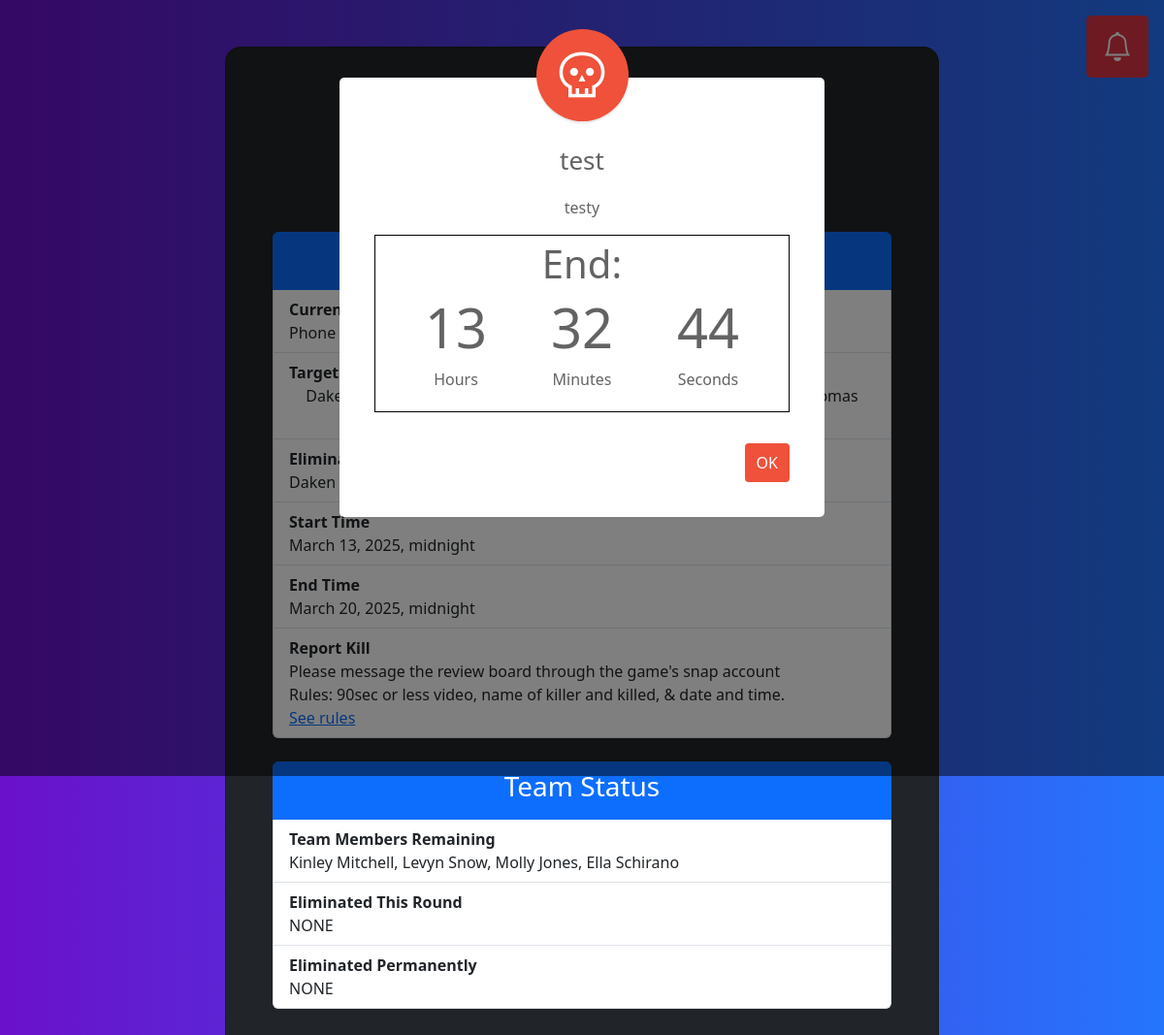
The page /home/7FX3Q4MK on the database its author committed.
### assignments/models.py (models this page shows, shortened)
class Team(models.Model):
    id = models.IntegerField(default=0, primary_key=True)
    name = models.CharField(max_length=200)
    eliminated = models.BooleanField(default=False)
    eliminated_date=models.DateField(null=True, blank=True)
    def generate_viewing_code() -> str:
        return ''.join(random.choices(string.ascii_uppercase + string.digits, k=8))
    viewing_code = models.CharField(max_length=8, default=generate_viewing_code, unique=True)

class Participant(models.Model):
    name = models.CharField(max_length=200)
    team = models.ForeignKey(Team, on_delete=models.CASCADE, related_name="participants")
    round_eliminated = models.BooleanField(default=False)
    eliminated_permanently = models.BooleanField(default=False)
    def is_eliminated(self):
        return self.round_eliminated or self.eliminated_permanently

class Round(models.Model):
    index = models.IntegerField(default=0)
    start_date = models.DateTimeField("Date Round Starts")
    end_date = models.DateTimeField("Date Round Ends")
    completed = models.BooleanField(default=False)

class RuleSuspension(models.Model):
    type = models.CharField(max_length=100)
    rules_suspended = models.TextField()
    notification_time = models.DateTimeField()
    start_time = models.DateTimeField()
    end_time = models.DateTimeField()

### assignments/views.py (the view)
# urls.py: 2. Add a URL to urlpatterns:  path('', views.home, name='home')
def home(request, team_code):
	try:
		team = Team.objects.get(viewing_code=team_code)
		current_round = getCurRound()
		current_round_index = current_round.index
	except (KeyError, Team.DoesNotExist):
		return HttpResponseRedirect(reverse("assignments:login"))
	except (AttributeError):
		dneTemplate = loader.get_template("assignments/roundDNE.html")
		nextRound = Round.objects.all().order_by('start_date').first()
		return HttpResponse(dneTemplate.render({'nextRound': nextRound}, request))
	cur_round_targets = Target.objects.filter(round = current_round).filter(prosecuting_team = team)
	if len(cur_round_targets) != 1:
		print(f"Invalid number of targets!! Currently has {cur_round_targets}")
	cur_target = cur_round_targets[0]
	target_participant_objs = Participant.objects.filter(team=cur_target.target_team).filter(eliminated_permanently=False)
	target_participants = convertQueryToNameList(target_participant_objs)
	eliminated_targets = target_participant_objs.filter(round_eliminated=True)
	elimed_targets = convertQueryToNameList(eliminated_targets)
	remainingMembersObjs = Participant.objects.filter(team=team).filter(round_eliminated=False).filter(eliminated_permanently=False)
	remainingMembers = convertQueryToNameList(remainingMembersObjs)
	roundElimedMembersObjs = Participant.objects.filter(team=team).filter(round_eliminated=True).filter(eliminated_permanently=False)
	roundElimedTeam = convertQueryToNameList(roundElimedMembersObjs)
	permElimedObjs = Participant.objects.filter(team=team).filter(eliminated_permanently=True)
	permElimedTeam = convertQueryToNameList(permElimedObjs)
	notifications = list()
	kills = Kill.objects.filter(target=cur_target)
	for kill in kills:
		timedelta = kill.date - timezone.now().date()
		if timedelta.days <= 7:
			notifications.append({
				"header": "New Kill",
				"body": f"{kill.eliminator.name} killed {kill.elimed_participant.name} on {kill.date.strftime('%B %d')}",
				"link": None
			})
	for issue in Issue.objects.filter(closed=False):
		notifications.append({
			"header": "New Vote",
			"body": f"{issue.label}. For: {issue.get_for_votes()}, against: {issue.get_against_votes()}, required to pass: {issue.get_majority()}",
			"link": f"/vote/{team_code}/{issue.id}"
		})
	ruleSuspension = getCurRuleSuspension()
	template = loader.get_template("assignments/home.html")
	context = {
		'team_code': team.viewing_code,
		'team_name': team.name,
		'current_round_index': current_round_index,
		'cur_round_start': current_round.start_date,
		'cur_round_end': current_round.end_date,
		'target_participants': ', '.join(target_participants),
		'elimed_targets':  ', '.join(elimed_targets),
		'target_name': cur_target.target_team.name,
		'notifications': notifications,
		'remaining_members': ', '.join(remainingMembers),
		'roundElimedTeam': ', '.join(roundElimedTeam),
		'permElimedTeam': ', '.join(permElimedTeam),
		'cur_target':cur_target,
		'rule_suspension': ruleSuspension
	}
	return HttpResponse(template.render(context, request))

### assignments/models.py (called while the page is built)
    def get_for_votes(self):
        votes = self.votes.filter(in_favor=True)
        count = 0
        for vote in votes:
            if self.team_vote and not vote.team.eliminated:
                count += 1
                continue
            elif not vote.participant.is_eliminated():
                count += 1
        return count

    def get_against_votes(self):
        votes = self.votes.filter(in_favor=False)
        count = 0
        for vote in votes:
            if self.team_vote and not vote.team.eliminated:
                count += 1
                continue
            if not vote.participant.is_eliminated():
                count += 1
        return count

    def get_majority(self):
        majority = 0
        if self.team_vote:
            majority = math.floor(len(Team.objects.filter(eliminated=False)) / 2)
        else:
            majority = math.floor(len(
                Participant.objects.filter(round_eliminated=False).filter(eliminated_permanently=False)
            ) / 2)
        return majority

### assignments/views.py (called while the page is built)
def getCurRound() -> Round:
	rounds = Round.objects.all()
	for round in rounds:
		if round.start_date <= timezone.now() and round.end_date > timezone.now():
			return round
	return None

def getCurRuleSuspension () -> RuleSuspension:
	ruleSuspensions = RuleSuspension.objects.all()
	print(ruleSuspensions)
	print(timezone.now())
	for r in ruleSuspensions:
		print(r.end_time > timezone.now(), r.end_time, timezone.now())
		if r.notification_time <= timezone.now() and r.end_time > timezone.now():
			return r
	return None

def convertQueryToNameList(query) -> list:
	out = list()
	for p in query:
		out.append(p.name)
	if len(out) == 0:
		out.append("NONE")
	return out

### assignments/templates/assignments/home.html (shortened to what this page needs)
<!DOCTYPE html>
<html>
    <head>
        {% load bootstrap5 %}
        {% bootstrap_css %}
        {% load static %}
    </head>
    <body style="background:black;">
      <section class="h-100 gradient-custom">
        <div class="container py-5 h-100">
          <div class="row d-flex justify-content-center align-items-center h-100">
            <div class="col-20 col-md-16 col-lg-10 col-xl-8">
              <div class="card bg-dark text-white" style="border-radius: 1rem;">
                <div class="card-body p-5 text-center">
                  <div class="mb-md-5 mt-md-4 pb-5">
                    <h2 class="fw-bold mb-2 text-uppercase text-lg-left">Welcome</h2>
                    <p class="text-white-50" style="margin-bottom: 3rem">Team: {{team_name}}</p>
                    <ul class="list-group">
                      <li class="list-group-item active">
                        <h3>Round {{current_round_index}}</h3>
                      </li>
                      <li class="list-group-item d-flex flex-column justify-content-between align-items-start">
                        <div class="fw-bold">Current Target Team</div>
                        {{target_name}}
                      </li>
                      <li class="list-group-item d-flex flex-column justify-content-between align-items-start">
                        <div class="fw-bold">Target Team Members</div>
                        {{target_participants}}
                      </li>
                      <li class="list-group-item d-flex flex-column justify-content-between align-items-start">
                        <div class="fw-bold">Eliminated</div>
                        {{elimed_targets}}
                      </li>
                      <li class="list-group-item d-flex flex-column justify-content-between align-items-start">
                        <div class="fw-bold">Start Time</div>
                        {{cur_round_start}}
                      </li>
                      <li class="list-group-item d-flex flex-column justify-content-between align-items-start">
                        <div class="fw-bold">End Time</div>
                        {{cur_round_end}}
                      </li>
                      <li class="list-group-item d-flex flex-column justify-content-between align-items-start">
                        <div class="fw-bold">Report Kill</div>
                        <div>Please message the review board through the game's snap account</div>
                        <div>Rules: 90sec or less video, name of killer and killed, & date and time.</div>
                        <a
                          href="https://docs.google.com/document/d/1oT0aCWM9ndnWauNS-hPh288OYx0aJeUS5GiKSXL4X8A/"
                          target="_blank"
                        >See rules</a>
                      </li>
                    </ul>
                    <ul class="list-group">
                      <li class="list-group-item active">
                        <h3>Team Status</h3>
                      </li>
                      <li class="list-group-item d-flex flex-column justify-content-between align-items-start">
                        <div class="fw-bold">Team Members Remaining</div>
                        {{remaining_members}}
                      </li>
                      <li class="list-group-item d-flex flex-column justify-content-between align-items-start">
                        <div class="fw-bold">Eliminated This Round</div>
                        {{roundElimedTeam}}
                      </li>
                      <li class="list-group-item d-flex flex-column justify-content-between align-items-start">
                        <div class="fw-bold">Eliminated Permanently</div>
                        {{permElimedTeam}}
                      </li>
                    </ul>
                </div>
              </div>
            </div>
          </div>
        </div>
      </section>
      <button
        class="notification-btn"
        id="notification_btn_id"
      >
      </button>
      <div id="purgeModel" class="modal hide fade " tabindex="-1">
        <div class="modal-dialog modal-confirm modal-md">
          <div class="modal-content d-flex justify-content-center">
            <div class="modal-header">
              <div class="icon-box">
                <i class="material-symbols-outlined">skull</i>
              </div>
              <h4 class="modal-title w-100">{{rule_suspension.type}}</h4>
            </div>
            <div class="modal-body">
              <p class="text-center">{{rule_suspension.rules_suspended}}</p>
              <div id="purge-end-countdown" style="display:none">
                <h1>End:</h1>
                <div id="purge-countdown-child">
                  <div class="col-3">
                    <h3 id="hours2" class="display-4">00</h3>
                    <p>Hours</p>
                  </div>
                  <div class="col-3">
                    <h3 id="minutes2" class="display-4">00</h3>
                    <p>Minutes</p>
                  </div>
                  <div class="col-3">
                    <h3 id="seconds2" class="display-4">00</h3>
                    <p>Seconds</p>
                  </div>
                </div>
              </div>
            </div>
            <div class="modal-footer">
              <button id="model-dismiss" class="btn btn-danger btn-block">OK</button>
            </div>
          </div>
        </div>
      </div>
    </body>
</html>

### assignments/templates/assignments/home.html (style rules this page uses)
.gradient-custom { background: #6a11cb; background: -webkit-linear-gradient(to right, rgba(106, 17, 203, 1), rgba(37, 117, 252, 1)); background: linear-gradient(to right, rgba(106, 17, 203, 1), rgba(37, 117, 252, 1)); min-height: 100vh; }
.notification-btn { position: fixed; right: 1rem; top: 1rem; width:4rem; height:4rem; padding: .5rem 1rem; font-size: 1.25rem; border-radius: .3rem; color: #fff; background-color: #dc3545; border-color: #dc3545; display: inline-block; font-weight: 400; line-height: 1.5; text-align: center; text-decoration: none; vertical-align: middle; user-select: none; border: 1px solid transparent; transition: color .15sease-in-out, background-color .15sease-in-out, border-color .15sease-in-out, box-shadow .15sease-in-out; -webkit-appearance: button; }
.modal-confirm { color: #636363; }
.modal-confirm .modal-content { padding: 20px; border-radius: 5px; border: none; }
.modal-confirm .modal-header { border-bottom: none; position: relative; }
.modal-confirm h4 { text-align: center; font-size: 26px; margin: 30px 0 -15px; }
.modal-confirm .form-control, .modal-confirm .btn { min-height: 40px; border-radius: 3px; }
.modal-confirm .modal-footer { border: none; text-align: center; border-radius: 5px; font-size: 13px; }
.modal-confirm .icon-box { color: #fff; position: absolute; margin: 0 auto; left: 0; right: 0; top: -70px; width: 95px; height: 95px; border-radius: 50%; z-index: 9; background: #ef513a; padding: 15px; text-align: center; box-shadow: 0px 2px 2px rgba(0, 0, 0, 0.1); }
.modal-confirm .icon-box i { font-size: 56px; position: relative; top: 4px; }
.modal-confirm.modal-dialog { margin-top: 80px; }
.modal-confirm .btn { color: #fff; border-radius: 4px; background: #ef513a; text-decoration: none; transition: all 0.4s; line-height: normal; border: none; }
#purge-end-countdown { display: flex; flex-direction: column; align-items: center; justify-content: center; text-align: center; border-style: solid; border-width: 1px; border-color: black; padding:5px; width:100%; }
#purge-countdown-child { display: flex; flex-direction: row; align-items: center; justify-content: space-evenly; width:100%; text-align: center; }

### rows shown on the page
Team: name "Phone bingo"
Participant: name "Daken…"
Round: start_date "March 13, 2025, midnight", end_date "March 20, 2025, midnight"
RuleSuspension: type "test", rules_suspended "testy"

### other values the page prints
{{ remaining_members }} "Kinley Mitchell, Levyn Snow, Molly Jones, Ella Schirano"
{{ roundElimedTeam }} "NONE"
{{ permElimedTeam }} "NONE"
